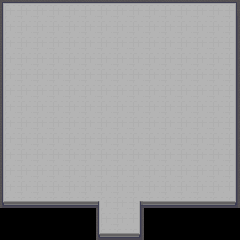

A 2D game scene composited from a Tiled map and its tileset images. What follows is a short description and the map's XML, with each tile layer's data collapsed to a summary:
An orthogonal 15x15 tile map with 16x16 px tiles, 3 tile layers (Background, Road, Prop) and 4 objects (2x Transaction, 2x NPC).

<map version="1.10" tiledversion="1.12.2" class="MapMeta" orientation="orthogonal" renderorder="right-down" width="15" height="15" tilewidth="16" tileheight="16" infinite="0" nextlayerid="6" nextobjectid="5">
 <properties>
  <property name="mapId" value="ae6f7dce-7a5c-59cd-92ba-fe8190eaac0b" />
  <property name="mapName" value="丁师傅的家" />
  <property name="parentMap" value="25f3952d-ec39-53af-a8c1-d523c43b80b0" />
  <property name="region" value="开源镇" />
  <property name="type" propertytype="MapType" value="inDoor" />
 </properties>
 <tileset firstgid="1" source="../../../tilesets/Godot_Autotiles_16x16.tsx" />
 <layer id="1" name="Background" width="15" height="15">
  <data>[225 cells, 201 non-empty, 11 distinct tile ids]</data>
 </layer>
 <layer id="2" name="Road" width="15" height="15">
  <data>[225 cells, 201 non-empty, 11 distinct tile ids]</data>
 </layer>
 <layer id="3" name="Prop" width="15" height="15">
  <data>[225 cells, 0 non-empty, 0 distinct tile ids]</data>
 </layer>
 <objectgroup id="5" name="Interactive">
  <object id="1" type="Transaction" x="96" y="224" width="48" height="16">
   <properties>
    <property name="from" value="ae6f7dce-7a5c-59cd-92ba-fe8190eaac0b" />
    <property name="to" value="25f3952d-ec39-53af-a8c1-d523c43b80b0" />
   </properties>
  </object>
  <object id="2" type="Transaction" x="112" y="208" width="16" height="16">
   <properties>
    <property name="from" value="25f3952d-ec39-53af-a8c1-d523c43b80b0" />
    <property name="to" value="ae6f7dce-7a5c-59cd-92ba-fe8190eaac0b" />
   </properties>
  </object>
  <object id="3" name="丁师傅" type="NPC" x="54.5375" y="100.894">
   <properties>
    <property name="npcId" value="9ea0d852-96de-5e1c-bb27-8c5ad48599c9" />
   </properties>
   <point />
  </object>
  <object id="4" name="刘日天" type="NPC" x="199.062" y="100.349">
   <properties>
    <property name="npcId" value="eb2a432a-0565-566f-a020-248170205123" />
   </properties>
   <point />
  </object>
 </objectgroup>
</map>
